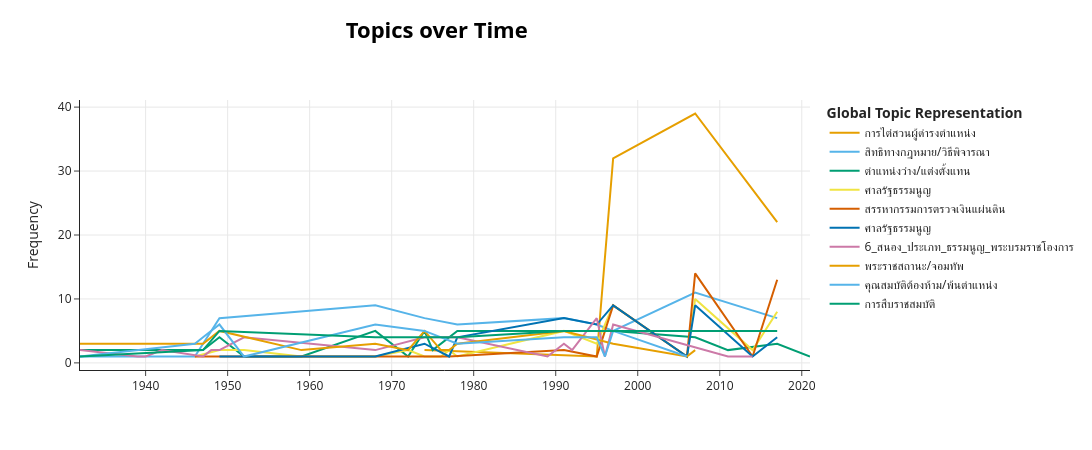

The notebook cell this image was saved under:
### Code cell
# Re-render topics_over_time ด้วย custom_labels เพื่อให้ legend อ่านง่าย
topic_model.visualize_topics_over_time(
    topics_over_time,
    top_n_topics=10,
    custom_labels=True,
)

### Figure 1 — Plotly figure (JSON) as saved in the notebook; plotly's stock layout.template omitted (floating-point values rounded to 4 significant figures)
{"data": [{"hoverinfo": "text", "hovertext": ["<b>Topic 0</b><br>Words: หน่วย, ปฏิบัติการ, เงินแผ่นดิน, ราชการ, จ่าย", "<b>Topic 0</b><br>Words: กำกับ, หลักเกณฑ์, กรรมการการเลือกตั้ง, ดูแล, ยุติธรรม", "<b>Topic 0</b><br>Words: ตำแหน่ง, ผู้ดำรง, ดำเนิน, เมือง, ทรัพย์สิน", "<b>Topic 0</b><br>Words: ผู้ดํารงตําแหน่ง, เมือง, ศาลฎีกา, กระทํา, ยื่น", "<b>Topic 0</b><br>Words: ศาลฎีกา, ไต่สวน, อํานาจ, ผู้ดํารงตําแหน่ง, กระทํา"], "marker": {"color": "#E69F00"}, "mode": "lines", "name": "การไต่สวนผู้ดำรงตำแหน่ง", "type": "scatter", "x": ["1974-01-01T00:00:00.000000", "1995-01-01T00:00:00.000000", "1997-01-01T00:00:00.000000", "2007-01-01T00:00:00.000000", "2017-01-01T00:00:00.000000"], "y": [2, 1, 32, 39, 22]}, {"hoverinfo": "text", "hovertext": ["<b>Topic 1</b><br>Words: เคารพ, ช่วยเหลือ, เงื่อนไข, ภาษี, ป้องกัน", "<b>Topic 1</b><br>Words: อธิบาย, เงื่อนไข, ภาษี, ป้องกัน, ราชอาณาจักร", "<b>Topic 1</b><br>Words: เลื่อน, ถอดถอน, ย้าย, บรรจุ, เคารพ", "<b>Topic 1</b><br>Words: สมาคม, จ้าง, วัตถุประสงค์, เรื่องราว, ทุกข์", "<b>Topic 1</b><br>Words: สมาคม, อธิบดี, คณะตุลาการรัฐธรรมนูญ, วิธี, กรมอัยการ", "<b>Topic 1</b><br>Words: เรื่องราว, ทุกข์, เจ้าพนักงาน, สิทธิ, นิติบุคคล", "<b>Topic 1</b><br>Words: รับผิดชอบ, นโยบาย, เจ้าพนักงาน, คณะตุลาการรัฐธรรมนูญ, เนื่อง", "<b>Topic 1</b><br>Words: ท้องถิ่น, บริหาร, เจ้าพนักงาน, เป็นอยู่, เกียรติยศ", "<b>Topic 1</b><br>Words: รักษาพยาบาล, เจ้าพนักงาน, มูลค่า, นิติบุคคล, หนี้สิน", "<b>Topic 1</b><br>Words: สมควร, เรื่องราว, ทุกข์, พยาน, กระบวน", "<b>Topic 1</b><br>Words: ศาลทหาร, อํานาจ, ศาลปกครอง, คดี, ประกัน", "<b>Topic 1</b><br>Words: ท้องถิ่น, องค์กร, สาธารณสุข, ใช้จ่าย, ปกครอง"], "marker": {"color": "#56B4E9"}, "mode": "lines", "name": "สิทธิทางกฎหมาย/วิธีพิจารณา", "type": "scatter", "x": ["1932-01-01T00:00:00.000000", "1946-01-01T00:00:00.000000", "1947-01-01T00:00:00.000000", "1949-01-01T00:00:00.000000", "1968-01-01T00:00:00.000000", "1974-01-01T00:00:00.000000", "1978-01-01T00:00:00.000000", "1991-01-01T00:00:00.000000", "1995-01-01T00:00:00.000000", "1997-01-01T00:00:00.000000", "2007-01-01T00:00:00.000000", "2017-01-01T00:00:00.000000"], "y": [1, 1, 3, 7, 9, 7, 6, 7, 6, 5, 11, 7]}, {"hoverinfo": "text", "hovertext": ["<b>Topic 2</b><br>Words: เต็ม, สภาชิก, ว่าง, ตำแหน่ง, แทน", "<b>Topic 2</b><br>Words: พฤฒสภา, แทน, เวลา, อายุ, วิธี", "<b>Topic 2</b><br>Words: เพาะ, เวลา, อายุ, สลาก, แทน", "<b>Topic 2</b><br>Words: แทน, ว่าง, แต่งตั้ง, สมาชิกภาพแห่ง, เวลา", "<b>Topic 2</b><br>Words: หมาย, ตุลาการ, ว่าง, แต่งตั้ง, ทั่วไป", "<b>Topic 2</b><br>Words: ว่าง, ร้อย, ตำแหน่ง, สี่, จำนวน", "<b>Topic 2</b><br>Words: ลด, สลาก, วาระ, แต่งตั้ง, แทน", "<b>Topic 2</b><br>Words: วาระ, แต่งตั้ง, สภานิติบัญญัติแห่งชาติ, เก้า, กำเนิด", "<b>Topic 2</b><br>Words: ว่าง, ตำแหน่ง, แทน, ตุลาการ, อายุ", "<b>Topic 2</b><br>Words: แทน, สนอง, ยกเลิก, สัญญา, ว่าง", "<b>Topic 2</b><br>Words: สลาก, เศษ, จำนวน, แต่งตั้ง, ว่าง", "<b>Topic 2</b><br>Words: สลาก, หก, แต่งตั้ง, ว่าง, ตำแหน่ง", "<b>Topic 2</b><br>Words: ว่าง, แต่งตั้ง, ตำแหน่ง, วาระ, สภาผู้แทนราษฎร", "<b>Topic 2</b><br>Words: ว่าง, ตำแหน่ง, อายุ, แทน, บัญชี", "<b>Topic 2</b><br>Words: ว่าง, ตําแหน่ง, จํานวน, ร้อยแปด, สัดส่วน", "<b>Topic 2</b><br>Words: บัญชี, ร้อย, ว่าง, จํานวน, ตําแหน่ง", "<b>Topic 2</b><br>Words: ตําแหน่ง, ว่าง, บัญชี, สภาผู้แทนราษฎร, ชื่อ", "<b>Topic 2</b><br>Words: ร้อย, บัญชี, บัตร, ใบ, ชื่อ"], "marker": {"color": "#009E73"}, "mode": "lines", "name": "ตำแหน่งว่าง/แต่งตั้งแทน", "type": "scatter", "x": ["1932-01-01T00:00:00.000000", "1946-01-01T00:00:00.000000", "1947-01-01T00:00:00.000000", "1949-01-01T00:00:00.000000", "1952-01-01T00:00:00.000000", "1959-01-01T00:00:00.000000", "1968-01-01T00:00:00.000000", "1972-01-01T00:00:00.000000", "1974-01-01T00:00:00.000000", "1975-01-01T00:00:00.000000", "1978-01-01T00:00:00.000000", "1991-01-01T00:00:00.000000", "1995-01-01T00:00:00.000000", "1997-01-01T00:00:00.000000", "2007-01-01T00:00:00.000000", "2011-01-01T00:00:00.000000", "2017-01-01T00:00:00.000000", "2021-01-01T00:00:00.000000"], "y": [2, 2, 2, 4, 1, 1, 5, 1, 5, 2, 5, 5, 5, 5, 4, 2, 3, 1]}, {"hoverinfo": "text", "hovertext": ["<b>Topic 3</b><br>Words: ศาล, คณะตุลาการ, วินิจฉัย, เด็ดขาด, รอ", "<b>Topic 3</b><br>Words: คณะตุลาการรัฐธรรมนูญ, เด็ด, ศาล, ว่าง, ทางการ", "<b>Topic 3</b><br>Words: คณะตุลาการรัฐธรรมนูญ, ศาล, ทางการ, ว่าง, กระทบกระทั่ง", "<b>Topic 3</b><br>Words: วินิจฉัย, จอมพล, ปฏิวัติ, ประเพณี, ว่าง", "<b>Topic 3</b><br>Words: ศาล, ทางการ, กระทบกระทั่ง, คณะตุลาการรัฐธรรมนูญ, เช่", "<b>Topic 3</b><br>Words: ชี้ขาด, ธรรมนูญ, ว่าง, วินิจฉัย, จอมพล", "<b>Topic 3</b><br>Words: ศาล, ทางการ, คณะตุลาการ, กระทบกระทั่ง, คณะตุลาการรัฐธรรมนูญ", "<b>Topic 3</b><br>Words: ปฏิรูปการปกครอง, วินิจฉัย, ประเพณี, แผ่นดิน, วง", "<b>Topic 3</b><br>Words: วินิจฉัย, ชี้ขาด, ธรรมนูญ, สภานิติบัญญัติแห่งชาติ, นิติบัญญัติแห่งชาติ", "<b>Topic 3</b><br>Words: คณะตุลาการรัฐธรรมนูญ, ศาล, ทางการ, เช่, น", "<b>Topic 3</b><br>Words: ว่าง, วินิจฉัย, คณะตุลาการรัฐธรรมนูญ, ปัญหา, ศาล", "<b>Topic 3</b><br>Words: คณะตุลาการรัฐธรรมนูญ, ศาล, ว่าง, วินิจฉัย, ทางการ", "<b>Topic 3</b><br>Words: วินิจฉัย, ศาลรัฐธรรมนูญ, ว่าง, แทน, อายุ", "<b>Topic 3</b><br>Words: วินิจฉัย, ประเพณี, วง, สภานิติบัญญัติแห่งชาติ, ชี้ขาด", "<b>Topic 3</b><br>Words: ศาลรัฐธรรมนูญ, ว่าง, คําวินิจฉัย, แทน, อายุ", "<b>Topic 3</b><br>Words: ว่าง, ศาลปกครองสูง, แย้ง, วินิจฉัย, ประเพณี", "<b>Topic 3</b><br>Words: ว่าง, ศาลรัฐธรรมนูญ, คําวินิจฉัย, แทน, เรื่อง"], "marker": {"color": "#F0E442"}, "mode": "lines", "name": "ศาลรัฐธรรมนูญ", "type": "scatter", "x": ["1946-01-01T00:00:00.000000", "1949-01-01T00:00:00.000000", "1952-01-01T00:00:00.000000", "1959-01-01T00:00:00.000000", "1968-01-01T00:00:00.000000", "1972-01-01T00:00:00.000000", "1974-01-01T00:00:00.000000", "1976-01-01T00:00:00.000000", "1977-01-01T00:00:00.000000", "1978-01-01T00:00:00.000000", "1991-01-01T00:00:00.000000", "1995-01-01T00:00:00.000000", "1997-01-01T00:00:00.000000", "2006-01-01T00:00:00.000000", "2007-01-01T00:00:00.000000", "2014-01-01T00:00:00.000000", "2017-01-01T00:00:00.000000"], "y": [1, 2, 2, 1, 1, 2, 1, 1, 2, 1, 5, 3, 9, 1, 10, 2, 8]}, {"hoverinfo": "text", "hovertext": ["<b>Topic 4</b><br>Words: ตุลาการรัฐธรรมนูญ, คณะตุลาการรัฐธรรมนูญ, กาล, ฉะเพาะ, สภาผู้แทน", "<b>Topic 4</b><br>Words: อธิบดี, กรมอัยการ, ศาลอุทธรณ์, ทำ, คณะตุลาการรัฐธรรมนูญ", "<b>Topic 4</b><br>Words: เลือก, ตุลาการ, คณะตุลาการรัฐธรรมนูญ, พระกรุณา, คณะ", "<b>Topic 4</b><br>Words: สถานโยบายแห่ง, ชาติ, ปฏิวัติ, รอง, เลขาธิการ", "<b>Topic 4</b><br>Words: สงบเรียบร้อยแห่ง, สงบเรียบร้อยแห่งชาติ, ชาติ, วินิจฉัย, รักษา", "<b>Topic 4</b><br>Words: คุณวุฒิสาขา, อัยการสูง, รัฐศาสตร์, ประธาน, นิติศาสตร์", "<b>Topic 4</b><br>Words: วินิจฉัย, ศาลรัฐธรรมนูญ, ตรวจ, เงินแผ่นดิน, กรรมการ", "<b>Topic 4</b><br>Words: สรรหา, กรรมการ, กรรมการป้องกันและปราบปรามการทุจริตแห่ง, กรรมการป้องกันและปราบปรามการทุจริตแห่งชาติ, วินิจฉัย", "<b>Topic 4</b><br>Words: คณะมนตรีความมั่นคงแห่งชาติ, เลขาธิการ, มั่นคงแห่งชาติ, คณะปฏิรูปการปกครองในระบอบประชาธิปไตย, วินิจฉัย", "<b>Topic 4</b><br>Words: ศาลรัฐธรรมนูญ, วินิจฉัย, กรรมการ, สรรหา, ศาล", "<b>Topic 4</b><br>Words: สรรหา, วินิจฉัย, สงบแห่ง, รักษาความ, ศาลรัฐธรรมนูญ", "<b>Topic 4</b><br>Words: วินิจฉัย, ศาลรัฐธรรมนูญ, สรรหา, ศาล, คําวินิจฉัย"], "marker": {"color": "#D55E00"}, "mode": "lines", "name": "สรรหากรรมการตรวจเงินแผ่นดิน", "type": "scatter", "x": ["1946-01-01T00:00:00.000000", "1968-01-01T00:00:00.000000", "1974-01-01T00:00:00.000000", "1977-01-01T00:00:00.000000", "1991-01-01T00:00:00.000000", "1995-01-01T00:00:00.000000", "1997-01-01T00:00:00.000000", "2005-01-01T00:00:00.000000", "2006-01-01T00:00:00.000000", "2007-01-01T00:00:00.000000", "2014-01-01T00:00:00.000000", "2017-01-01T00:00:00.000000"], "y": [1, 1, 1, 1, 2, 1, 9, 2, 1, 14, 1, 13]}, {"hoverinfo": "text", "hovertext": ["<b>Topic 5</b><br>Words: คณะตุลาการรัฐธรรมนูญ, ร้อง, วินิจฉัย, คน, สมาชิกภาพ", "<b>Topic 5</b><br>Words: คณะตุลาการรัฐธรรมนูญ, ร้อง, วินิจฉัย, คน, สมาชิกภาพ", "<b>Topic 5</b><br>Words: คณะตุลาการรัฐธรรมนูญ, วินิจฉัย, พระราช, ร้อง, สรรหา", "<b>Topic 5</b><br>Words: สภานโยบาย, สภานโยบายแห่ง, บัญ, ปัญหา, ชาติ", "<b>Topic 5</b><br>Words: คณะตุลาการรัฐธรรมนูญ, วินิจฉัย, ร้อง, สมาชิก, สรรหา", "<b>Topic 5</b><br>Words: คณะตุลาการรัฐธรรมนูญ, วินิจฉัย, สรรหา, จำนวน, สมาชิก", "<b>Topic 5</b><br>Words: คณะตุลาการรัฐธรรมนูญ, วินิจฉัย, สรรหา, แจ้ง, จำนวน", "<b>Topic 5</b><br>Words: ศาลรัฐธรรมนูญ, กรรมการ, วินิจฉัย, สรรหา, จำนวน", "<b>Topic 5</b><br>Words: สภานิติบัญญัติแห่งชาติ, เกียรติศักดิ์, เสื่อมเสีย, ขัดขวาง, พฤติการณ์", "<b>Topic 5</b><br>Words: ศาลรัฐธรรมนูญ, สรรหา, กรรมการ, จํานวน, คําวินิจฉัย", "<b>Topic 5</b><br>Words: สภานิติบัญญัติแห่งชาติ, นิติบัญญัติแห่งชาติ, เกียรติศักดิ์, เสื่อมเสีย, ขัดขวาง", "<b>Topic 5</b><br>Words: ศาลรัฐธรรมนูญ, คําวินิจฉัย, สรรหา, ข้อความ, ร้อง"], "marker": {"color": "#0072B2"}, "mode": "lines", "name": "ศาลรัฐธรรมนูญ", "type": "scatter", "x": ["1949-01-01T00:00:00.000000", "1968-01-01T00:00:00.000000", "1974-01-01T00:00:00.000000", "1977-01-01T00:00:00.000000", "1978-01-01T00:00:00.000000", "1991-01-01T00:00:00.000000", "1995-01-01T00:00:00.000000", "1997-01-01T00:00:00.000000", "2006-01-01T00:00:00.000000", "2007-01-01T00:00:00.000000", "2014-01-01T00:00:00.000000", "2017-01-01T00:00:00.000000"], "y": [1, 1, 3, 1, 4, 7, 6, 9, 1, 9, 1, 4]}, {"hoverinfo": "text", "hovertext": ["<b>Topic 6</b><br>Words: สยาม, ประเภท, ธรรมนูญ, จบ, ราษฎร", "<b>Topic 6</b><br>Words: พิบูลสงคราม, สยาม, ประเทศไทย, สนอง, นาม", "<b>Topic 6</b><br>Words: ประเภท, พิบูลสงคราม, กาล, ฉะเพาะ, ธรรมนูญ", "<b>Topic 6</b><br>Words: รัถธัมนูญ, ราสดร, ราชกิจจา, สภาผู้แทน, วินิจฉัย", "<b>Topic 6</b><br>Words: พฤศจิกายน, ป, พิบูลสงคราม, จอมพล, บัญชา", "<b>Topic 6</b><br>Words: ชั่วคราว, พุทธ, นว, ศักราช, สัปต", "<b>Topic 6</b><br>Words: เพาะ, บัญญัติวรรค, ยกเว้น, ห้าม, เลือกตั้ง", "<b>Topic 6</b><br>Words: ประเภท, แก้, อ้าง, เลขา, ป", "<b>Topic 6</b><br>Words: อ้าง, สภาร่าง, สั่งการ, ธรรมนูญ, สนอง", "<b>Topic 6</b><br>Words: ธรรมนูญ, นิติบัญญัติแห่งชาติ, ปกครอง, ราชอาณาจักร, ชาย", "<b>Topic 6</b><br>Words: สภานิติบัญญัติแห่งชาติ, ธรรมนูญ, ยกเลิก, ราชอาณาจักร, สภานิติบัญญัติ", "<b>Topic 6</b><br>Words: ก้าวหน้า, ประธาน, รัฐสภา, พลเอก, ปกครองในระบอบประชาธิปไตย", "<b>Topic 6</b><br>Words: ธรรมนูญ, สภานิติ, บัญญัติแห่งชาติ, สภานิติบัญญัติ, สภานิติบัญญัติแห่งชาติ", "<b>Topic 6</b><br>Words: จักรไทย, อานันท์, นายกรัฐมนตรี, ราชอาณา, หมายเหตุ", "<b>Topic 6</b><br>Words: ประเด็น, คณะตุลาการรัฐธรรมนูญ, วินิจฉัย, ดำรง, ปรับปรุง", "<b>Topic 6</b><br>Words: อันมีพระมหากษัตริย์, เสถียรภาพ, ฉ, หมายเหตุ, โครงสร้าง", "<b>Topic 6</b><br>Words: ศาลรัฐธรรมนูญ, สาระ, สุดท้าย, ต้องห้าม, คณะตุลาการรัฐธรรมนูญ", "<b>Topic 6</b><br>Words: สภาผู้แทน, ตรา, ทั่วไป, ราษฎร, เลือกตั้ง", "<b>Topic 6</b><br>Words: พฤษภาคม, อ้าง, สภานิติบัญญัติแห่งชาติ, อันมีพระมหากษัตริย์ทรงเป็นประมุข, ประเทศไทย"], "marker": {"color": "#CC79A7"}, "mode": "lines", "name": "6_สนอง_ประเภท_ธรรมนูญ_พระบรมราชโองการ", "type": "scatter", "x": ["1932-01-01T00:00:00.000000", "1939-01-01T00:00:00.000000", "1940-01-01T00:00:00.000000", "1942-01-01T00:00:00.000000", "1947-01-01T00:00:00.000000", "1948-01-01T00:00:00.000000", "1949-01-01T00:00:00.000000", "1952-01-01T00:00:00.000000", "1968-01-01T00:00:00.000000", "1974-01-01T00:00:00.000000", "1978-01-01T00:00:00.000000", "1989-01-01T00:00:00.000000", "1991-01-01T00:00:00.000000", "1992-01-01T00:00:00.000000", "1995-01-01T00:00:00.000000", "1996-01-01T00:00:00.000000", "1997-01-01T00:00:00.000000", "2011-01-01T00:00:00.000000", "2014-01-01T00:00:00.000000"], "y": [2, 1, 1, 2, 1, 2, 2, 4, 2, 4, 4, 1, 3, 2, 7, 1, 6, 1, 1]}, {"hoverinfo": "text", "hovertext": ["<b>Topic 7</b><br>Words: สยาม, จอมทัพ, แบ่งแยก, กำเนิด, ดำรง", "<b>Topic 7</b><br>Words: จอมทัพ, แบ่งแยก, กำเนิด, ไทย, ดำรง", "<b>Topic 7</b><br>Words: จอมทัพ, แบ่งแยก, กำเนิด, ไทย, เคารพ", "<b>Topic 7</b><br>Words: ทหาร, บัญชา, จอมทัพ, กำเนิด, ดำรง", "<b>Topic 7</b><br>Words: พระประมุข, จอมทัพ, แบ่งแยก, เคารพ, ดำรง", "<b>Topic 7</b><br>Words: จอมทัพ, กำเนิด, เคารพ, ดำรง, เสมอ", "<b>Topic 7</b><br>Words: พ้อง, พระประมุข, จอมทัพ, แบ่งแยก, เคารพ", "<b>Topic 7</b><br>Words: จอมทัพ, ไทย, กำเนิด, ดำรง, เคารพ", "<b>Topic 7</b><br>Words: จอมทัพ, เคารพ, ดำรง, ละเมิด, ฟ้องร้อง", "<b>Topic 7</b><br>Words: พระประมุข, จอมทัพ, แบ่งแยก, เคารพ, ดำรง", "<b>Topic 7</b><br>Words: จอมทัพ, กำเนิด, ไทย, เคารพ, ดำรง", "<b>Topic 7</b><br>Words: จอมทัพ, เคารพ, ดำรง, ละเมิด, ฟ้องร้อง", "<b>Topic 7</b><br>Words: เพศ, จอมทัพ, ไทย, กำเนิด, เคารพ", "<b>Topic 7</b><br>Words: จอมทัพ, แบ่งแยก, เคารพ, ดำรง, ประมุข", "<b>Topic 7</b><br>Words: เพศ, เคารพ, เสมอ, ละเมิด, ฟ้องร้อง"], "marker": {"color": "#E69F00"}, "mode": "lines", "name": "พระราชสถานะ/จอมทัพ", "type": "scatter", "x": ["1932-01-01T00:00:00.000000", "1946-01-01T00:00:00.000000", "1947-01-01T00:00:00.000000", "1949-01-01T00:00:00.000000", "1959-01-01T00:00:00.000000", "1968-01-01T00:00:00.000000", "1972-01-01T00:00:00.000000", "1974-01-01T00:00:00.000000", "1976-01-01T00:00:00.000000", "1977-01-01T00:00:00.000000", "1978-01-01T00:00:00.000000", "1991-01-01T00:00:00.000000", "1997-01-01T00:00:00.000000", "2006-01-01T00:00:00.000000", "2007-01-01T00:00:00.000000"], "y": [3, 3, 3, 5, 2, 3, 2, 5, 2, 2, 3, 5, 3, 1, 2]}, {"hoverinfo": "text", "hovertext": ["<b>Topic 8</b><br>Words: เสื่อมเสีย, ประพฤติ, จอมทัพ, เคารพ, ละเมิด", "<b>Topic 8</b><br>Words: ตาย, ลา, ใจ, จอมทัพ, คุณสมบัติ", "<b>Topic 8</b><br>Words: ตาย, ลา, จอมทัพ, สภาชิกภาพ, เคารพ", "<b>Topic 8</b><br>Words: คุก, จอมทัพ, โทษ, เคารพ, ละเมิด", "<b>Topic 8</b><br>Words: สำหรับ, ตาย, จอมทัพ, คุก, ลา", "<b>Topic 8</b><br>Words: จอมทัพ, เคารพ, ละเมิด, คุก, ดำรง", "<b>Topic 8</b><br>Words: จอมทัพ, ดำรง, เคารพ, ละเมิด, คุก", "<b>Topic 8</b><br>Words: จอมทัพ, เคารพ, ละเมิด, ดำรง, คุก", "<b>Topic 8</b><br>Words: จอมทัพ, เคารพ, คุก, ละเมิด, ดำรง", "<b>Topic 8</b><br>Words: จอมทัพ, เคารพ, ละเมิด, ดำรง, คุก", "<b>Topic 8</b><br>Words: เบญจ, จัตวา, ตรี, ทวิ, จอมทัพ", "<b>Topic 8</b><br>Words: จอมทัพ, เคารพ, ละเมิด, ดำรง, คุก", "<b>Topic 8</b><br>Words: สภานิติบัญญัติแห่งชาติสิ้นสุด, ดำรง, ตาย, ภาพ, สมาชิกภาพ"], "marker": {"color": "#56B4E9"}, "mode": "lines", "name": "คุณสมบัติต้องห้าม/พ้นตำแหน่ง", "type": "scatter", "x": ["1932-01-01T00:00:00.000000", "1946-01-01T00:00:00.000000", "1947-01-01T00:00:00.000000", "1949-01-01T00:00:00.000000", "1952-01-01T00:00:00.000000", "1968-01-01T00:00:00.000000", "1974-01-01T00:00:00.000000", "1978-01-01T00:00:00.000000", "1991-01-01T00:00:00.000000", "1995-01-01T00:00:00.000000", "1996-01-01T00:00:00.000000", "1997-01-01T00:00:00.000000", "2006-01-01T00:00:00.000000"], "y": [1, 3, 4, 6, 1, 6, 5, 3, 4, 4, 1, 5, 1]}, {"hoverinfo": "text", "hovertext": ["<b>Topic 9</b><br>Words: ไซร้, ประทับ, ชั่วคราว, ปรึกษา, ราชอาณาจักร", "<b>Topic 9</b><br>Words: สำเร็จ, พระองค์, ชั่วคราว, พฤษสภา, ประทับ", "<b>Topic 9</b><br>Words: อภิรัฐมนตรี, สำเร็จ, สันตติวงศ์, คุก, พระองค์", "<b>Topic 9</b><br>Words: สำเร็จ, พระองค์, องคมนตรี, แทน, คุก", "<b>Topic 9</b><br>Words: สำเร็จ, พระองค์, แทน, คุก, องคมนตรี", "<b>Topic 9</b><br>Words: สำเร็จ, พระองค์, องคมนตรี, แทน, คุก", "<b>Topic 9</b><br>Words: สำเร็จ, พระองค์, องคมนตรี, แทน, คุก", "<b>Topic 9</b><br>Words: สำเร็จ, พระองค์, องคมนตรี, คุก, แทน", "<b>Topic 9</b><br>Words: สำเร็จ, พระองค์, องคมนตรี, คุก, แทน", "<b>Topic 9</b><br>Words: สําเร็จ, พระองค์, องคมนตรี, คุก, แทน", "<b>Topic 9</b><br>Words: สําเร็จ, พระองค์, องคมนตรี, แทน, คุก"], "marker": {"color": "#009E73"}, "mode": "lines", "name": "การสืบราชสมบัติ", "type": "scatter", "x": ["1932-01-01T00:00:00.000000", "1946-01-01T00:00:00.000000", "1947-01-01T00:00:00.000000", "1949-01-01T00:00:00.000000", "1968-01-01T00:00:00.000000", "1974-01-01T00:00:00.000000", "1978-01-01T00:00:00.000000", "1991-01-01T00:00:00.000000", "1997-01-01T00:00:00.000000", "2007-01-01T00:00:00.000000", "2017-01-01T00:00:00.000000"], "y": [1, 2, 2, 5, 4, 4, 4, 5, 5, 5, 5]}], "layout": {"height": 450, "hoverlabel": {"bgcolor": "white", "font": {"family": "Rockwell", "size": 16}}, "legend": {"title": {"text": "<b>Global Topic Representation"}}, "title": {"font": {"color": "Black", "size": 22}, "text": "<b>Topics over Time</b>", "x": 0.4, "xanchor": "center", "y": 0.95, "yanchor": "top"}, "width": 1250, "xaxis": {"showgrid": true}, "yaxis": {"showgrid": true, "title": {"text": "Frequency"}}}}
